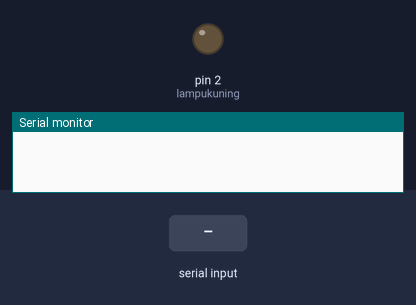
Recording of a sketch running on a simulated Arduino Uno, built with avr-gcc and run on an emulated ATmega328P. On the bench: output pins drawn as LEDs (lit = HIGH), the last lines printed to the serial monitor. The inputs (shaded band) are chosen by the test bench.

Above: at 1.2 s.
1.3 s: "1" received over Serial
At 1.8 s:
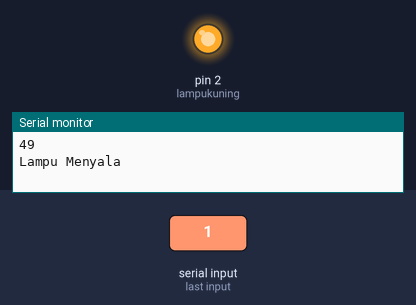
2.8 s: "2" received over Serial
At 4.1 s:
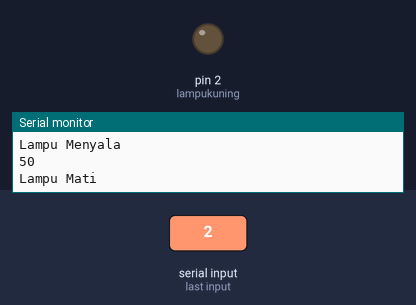
Timing chart, 0 to 5.8 s (numbered marks = the images above; inputs shaded):
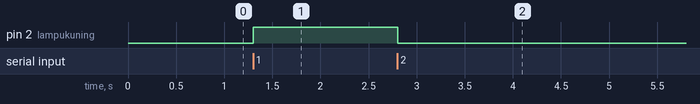

The sketch:

belajar1.ino
```cpp
int lampukuning=2; //saya menggunakan pin digital no 2

void setup() {
  // put your setup code here, to run once:
  pinMode(lampukuning, OUTPUT); //ini kode untuk setting pin tersebut mengeluarkan listrik
  //aktifkan serial monitor
  Serial.begin(9600);
}

void loop() {
  // put your main code here, to run repeatedly:
  if(Serial.available() > 0 ) { //jika ada tombol yang ditekan maka
    int tombol=Serial.read(); //simpan kode tombol ke dalam variabel
     Serial.println(tombol); //cetak kodenya ke layar

     if(tombol=='1') {
       Serial.println("Lampu Menyala");
       digitalWrite(lampukuning, HIGH);
      } else if (tombol=='2') {
       Serial.println("Lampu Mati");
       digitalWrite(lampukuning, LOW);
      }
   }

}
```

Measured:
- after the input at 1.3 s, pin 2 (lampukuning): LOW → HIGH at once
- after the input at 2.8 s, pin 2 (lampukuning): HIGH → LOW at once
